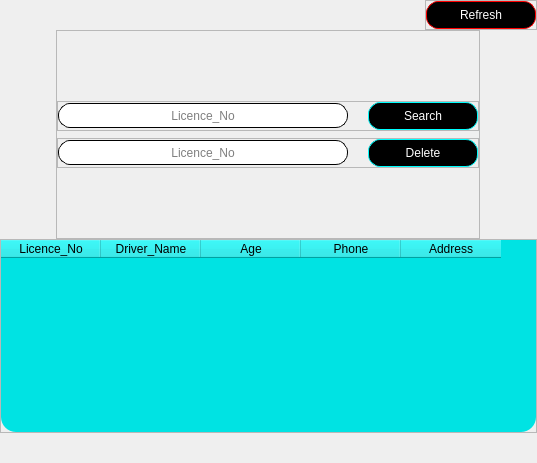
      <widget class="QWidget" name="Drivers">
       <attribute name="title">
        <string>Drivers</string>
       </attribute>
       <layout class="QVBoxLayout" name="verticalLayout_12">
        <property name="spacing">
         <number>0</number>
        </property>
        <property name="leftMargin">
         <number>0</number>
        </property>
        <property name="topMargin">
         <number>0</number>
        </property>
        <property name="rightMargin">
         <number>0</number>
        </property>
        <property name="bottomMargin">
         <number>0</number>
        </property>
        <item>
         <widget class="QFrame" name="frame_Dri_page">
          <property name="styleSheet">
           <string notr="true">background-repeat: no-repeat;
background-position: center;
background-image: url(photos/3.jpg);
</string>
          </property>
          <property name="frameShape">
           <enum>QFrame::NoFrame</enum>
          </property>
          <layout class="QVBoxLayout" name="verticalLayout_8">
           <property name="spacing">
            <number>0</number>
           </property>
           <property name="leftMargin">
            <number>0</number>
           </property>
           <property name="topMargin">
            <number>0</number>
           </property>
           <property name="rightMargin">
            <number>0</number>
           </property>
           <property name="bottomMargin">
            <number>30</number>
           </property>
           <item alignment="Qt::AlignRight|Qt::AlignVCenter">
            <widget class="QFrame" name="Refresh_FrameDri">
             <property name="styleSheet">
              <string notr="true">background:none;</string>
             </property>
             <property name="frameShape">
              <enum>QFrame::StyledPanel</enum>
             </property>
             <property name="frameShadow">
              <enum>QFrame::Raised</enum>
             </property>
             <layout class="QVBoxLayout" name="verticalLayout_24">
              <property name="spacing">
               <number>0</number>
              </property>
              <property name="leftMargin">
               <number>0</number>
              </property>
              <property name="topMargin">
               <number>0</number>
              </property>
              <property name="rightMargin">
               <number>0</number>
              </property>
              <property name="bottomMargin">
               <number>0</number>
              </property>
              <item>
               <widget class="QPushButton" name="RefreshBDri">
                <property name="minimumSize">
                 <size>
                  <width>110</width>
                  <height>28</height>
                 </size>
                </property>
                <property name="maximumSize">
                 <size>
                  <width>110</width>
                  <height>28</height>
                 </size>
                </property>
                <property name="styleSheet">
                 <string notr="true">QPushButton
{
font: 11pt &quot;MS Shell Dlg 2&quot;;
color:#ffffff;
background:solid black;
border-radius:12px;
border:1px solid red;
}

QPushButton:hover
{
color: #000000;
border-radius:12px;
border:2px #00ffff;
background:#ececec;
border:1px solid aqua;
}

</string>
                </property>
                <property name="text">
                 <string>Refresh</string>
                </property>
               </widget>
              </item>
             </layout>
            </widget>
           </item>
           <item alignment="Qt::AlignHCenter|Qt::AlignVCenter">
            <widget class="QFrame" name="Functions2">
             <property name="styleSheet">
              <string notr="true">background:none;</string>
             </property>
             <property name="frameShape">
              <enum>QFrame::StyledPanel</enum>
             </property>
             <property name="frameShadow">
              <enum>QFrame::Raised</enum>
             </property>
             <layout class="QVBoxLayout" name="verticalLayout_9">
              <property name="spacing">
               <number>7</number>
              </property>
              <property name="leftMargin">
               <number>0</number>
              </property>
              <property name="topMargin">
               <number>70</number>
              </property>
              <property name="rightMargin">
               <number>0</number>
              </property>
              <property name="bottomMargin">
               <number>70</number>
              </property>
              <item alignment="Qt::AlignHCenter">
               <widget class="QFrame" name="Search2">
                <property name="frameShape">
                 <enum>QFrame::StyledPanel</enum>
                </property>
                <property name="frameShadow">
                 <enum>QFrame::Raised</enum>
                </property>
                <layout class="QHBoxLayout" name="horizontalLayout_4">
                 <property name="spacing">
                  <number>20</number>
                 </property>
                 <property name="leftMargin">
                  <number>0</number>
                 </property>
                 <property name="topMargin">
                  <number>0</number>
                 </property>
                 <property name="rightMargin">
                  <number>0</number>
                 </property>
                 <property name="bottomMargin">
                  <number>0</number>
                 </property>
                 <item>
                  <widget class="QLineEdit" name="lesearchDri">
                   <property name="minimumSize">
                    <size>
                     <width>290</width>
                     <height>25</height>
                    </size>
                   </property>
                   <property name="maximumSize">
                    <size>
                     <width>250</width>
                     <height>16777215</height>
                    </size>
                   </property>
                   <property name="styleSheet">
                    <string notr="true">QLineEdit
{
border-radius:12px;
background-color: rgb(255, 255, 255);
border:1px solid black;
}

QLineEdit:hover 
{
background:solid #e3e3e3;
border:1px solid blue;
}


</string>
                   </property>
                   <property name="alignment">
                    <set>Qt::AlignCenter</set>
                   </property>
                   <property name="placeholderText">
                    <string>Licence_No</string>
                   </property>
                  </widget>
                 </item>
                 <item>
                  <widget class="QPushButton" name="SearchBDri">
                   <property name="minimumSize">
                    <size>
                     <width>110</width>
                     <height>28</height>
                    </size>
                   </property>
                   <property name="maximumSize">
                    <size>
                     <width>110</width>
                     <height>28</height>
                    </size>
                   </property>
                   <property name="styleSheet">
                    <string notr="true">QPushButton
{
font: 11pt &quot;MS Shell Dlg 2&quot;;
color:#ffffff;
background:solid black;
border-radius:12px;
border:1px solid aqua;
}

QPushButton:hover
{
color: #000000;
border-radius:12px;
border:2px #00ffff;
background:#ececec;
border:2px solid #000000;
}

</string>
                   </property>
                   <property name="text">
                    <string>Search</string>
                   </property>
                  </widget>
                 </item>
                </layout>
               </widget>
              </item>
              <item alignment="Qt::AlignHCenter">
               <widget class="QFrame" name="Delete2">
                <property name="frameShape">
                 <enum>QFrame::StyledPanel</enum>
                </property>
                <property name="frameShadow">
                 <enum>QFrame::Raised</enum>
                </property>
                <layout class="QHBoxLayout" name="horizontalLayout_5">
                 <property name="spacing">
                  <number>20</number>
                 </property>
                 <property name="leftMargin">
                  <number>0</number>
                 </property>
                 <property name="topMargin">
                  <number>0</number>
                 </property>
                 <property name="rightMargin">
                  <number>0</number>
                 </property>
                 <property name="bottomMargin">
                  <number>0</number>
                 </property>
                 <item>
                  <widget class="QLineEdit" name="ledeleteDri">
                   <property name="minimumSize">
                    <size>
                     <width>290</width>
                     <height>25</height>
                    </size>
                   </property>
                   <property name="maximumSize">
                    <size>
                     <width>250</width>
                     <height>16777215</height>
                    </size>
                   </property>
                   <property name="styleSheet">
                    <string notr="true">QLineEdit
{
border-radius:12px;
background-color: rgb(255, 255, 255);
border:1px solid black;
}

QLineEdit:hover 
{
background:solid #e3e3e3;
border:1px solid blue;
}


</string>
                   </property>
                   <property name="alignment">
                    <set>Qt::AlignCenter</set>
                   </property>
                   <property name="placeholderText">
                    <string>Licence_No</string>
                   </property>
                  </widget>
                 </item>
                 <item>
                  <widget class="QPushButton" name="DeleteBDri">
                   <property name="minimumSize">
                    <size>
                     <width>110</width>
                     <height>28</height>
                    </size>
                   </property>
                   <property name="maximumSize">
                    <size>
                     <width>110</width>
                     <height>28</height>
                    </size>
                   </property>
                   <property name="styleSheet">
                    <string notr="true">QPushButton
{
font: 11pt &quot;MS Shell Dlg 2&quot;;
color:#ffffff;
background:solid black;
border-radius:12px;
border:1px solid aqua;
}

QPushButton:hover
{
color: #000000;
border-radius:12px;
border:2px #00ffff;
background:#ececec;
border:2px solid #000000;
}

</string>
                   </property>
                   <property name="text">
                    <string>Delete</string>
                   </property>
                  </widget>
                 </item>
                </layout>
               </widget>
              </item>
             </layout>
            </widget>
           </item>
           <item alignment="Qt::AlignHCenter|Qt::AlignVCenter">
            <widget class="QFrame" name="frame_Dri_table">
             <property name="styleSheet">
              <string notr="true">background:none;</string>
             </property>
             <property name="frameShape">
              <enum>QFrame::StyledPanel</enum>
             </property>
             <property name="frameShadow">
              <enum>QFrame::Raised</enum>
             </property>
             <layout class="QVBoxLayout" name="verticalLayout_10">
              <property name="spacing">
               <number>0</number>
              </property>
              <property name="leftMargin">
               <number>0</number>
              </property>
              <property name="topMargin">
               <number>0</number>
              </property>
              <property name="rightMargin">
               <number>0</number>
              </property>
              <property name="bottomMargin">
               <number>0</number>
              </property>
              <item>
               <widget class="QTableWidget" name="twD">
                <property name="minimumSize">
                 <size>
                  <width>535</width>
                  <height>0</height>
                 </size>
                </property>
                <property name="styleSheet">
                 <string notr="true">background-color: rgb(0, 227, 227);
color:black;
border-radius:15px;</string>
                </property>
                <property name="frameShape">
                 <enum>QFrame::NoFrame</enum>
                </property>
                <property name="rowCount">
                 <number>0</number>
                </property>
                <attribute name="horizontalHeaderCascadingSectionResizes">
                 <bool>false</bool>
                </attribute>
                <column>
                 <property name="text">
                  <string>Licence_No</string>
                 </property>
                </column>
                <column>
                 <property name="text">
                  <string>Driver_Name</string>
                 </property>
                </column>
                <column>
                 <property name="text">
                  <string>Age</string>
                 </property>
                </column>
                <column>
                 <property name="text">
                  <string>Phone</string>
                 </property>
                </column>
                <column>
                 <property name="text">
                  <string>Address</string>
                 </property>
                </column>
               </widget>
              </item>
             </layout>
            </widget>
           </item>
          </layout>
         </widget>
        </item>
       </layout>
      </widget>
